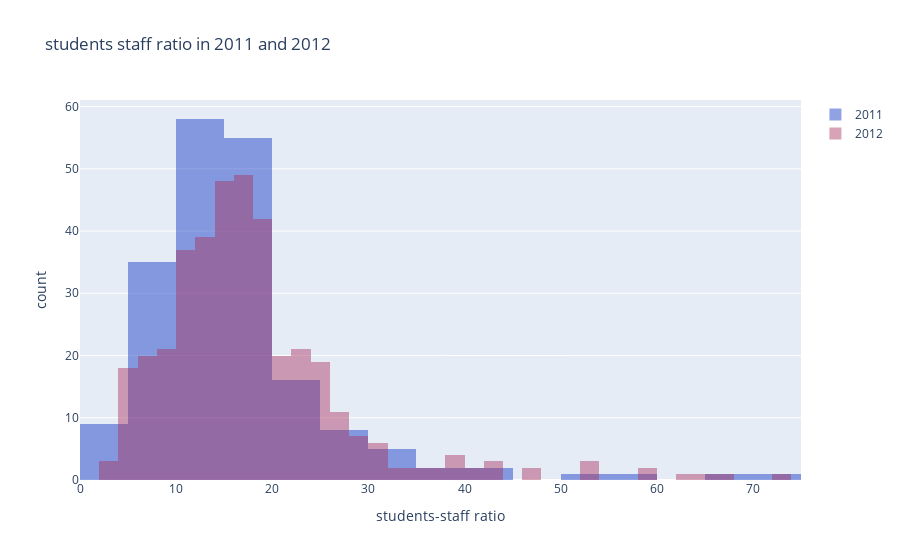

The notebook cell this image was saved under:
### Markdown cell above
# Histogram

### Code cell
x2011 = df.student_staff_ratio[df.year==2011]
x2012 = df.student_staff_ratio[df.year==2012]

trace1 = go.Histogram(
                    x=x2011,
                    opacity=0.75,
                    name='2011',
                    marker=dict(color='rgba(12,50,196,0.6)'))
trace2 = go.Histogram(
                    x=x2012,
                    opacity=0.75,
                    name='2012',
                    marker=dict(color='rgba(171,50,96,0.6)'))
data = [trace1, trace2]
layout = go.Layout(
                    barmode='overlay',
                    title='students staff ratio in 2011 and 2012',
                    xaxis=dict(title='students-staff ratio'),
                    yaxis=dict(title='count'))
fig = go.Figure(data=data, layout=layout)
iplot(fig)

### Figure 1 — Plotly figure (JSON) as saved in the notebook; plotly's stock layout.template omitted (floating-point values rounded to 4 significant figures; data arrays with more than 128 entries replaced by an {"elided": "..."} marker saying what was removed)
{"data": [{"marker": {"color": "rgba(12,50,196,0.6)"}, "name": "2011", "opacity": 0.75, "type": "histogram", "x": {"elided": "200 float values"}}, {"marker": {"color": "rgba(171,50,96,0.6)"}, "name": "2012", "opacity": 0.75, "type": "histogram", "x": {"elided": "402 float values"}}], "layout": {"barmode": "overlay", "title": {"text": "students staff ratio in 2011 and 2012"}, "xaxis": {"title": {"text": "students-staff ratio"}}, "yaxis": {"title": {"text": "count"}}}}
